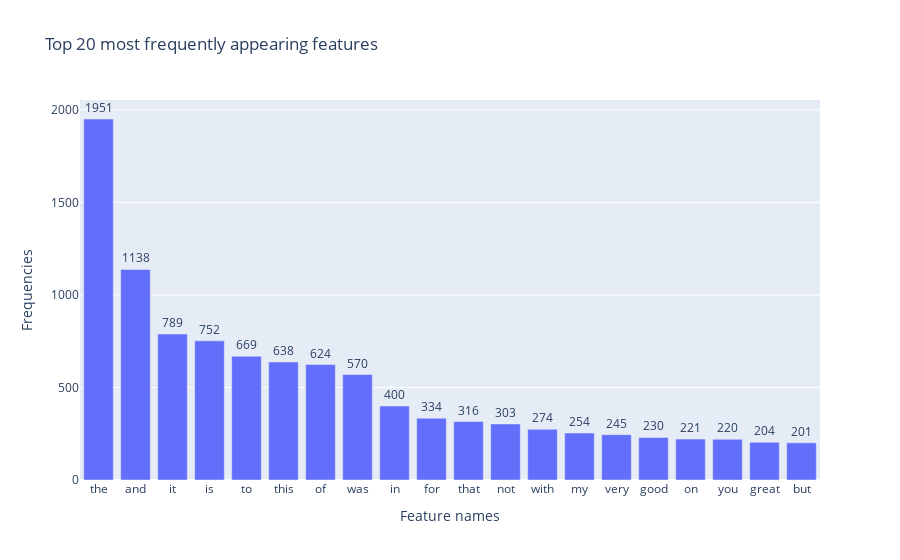

The notebook cell this image was saved under:
### Code cell
# Plot the distribution using top 20 most frequently appearing features.
px_x = count_vect.get_feature_names_out()[idx_list[0:20]]
px_y = term_frequencies[idx_list[0:20]]

fig = px.bar(
             x=px_x, y=px_y, 
             labels = {'x':'Feature names', 'y':'Frequencies'},
             title  = "Top 20 most frequently appearing features",
             category_orders = px_x)
fig.update_traces(texttemplate=list(px_y), textposition='outside')
fig.show()

### Figure 1 — Plotly figure (JSON) as saved in the notebook; plotly's stock layout.template omitted (floating-point values rounded to 4 significant figures)
{"data": [{"alignmentgroup": "True", "hovertemplate": "Feature names=%{x}<br>Frequencies=%{y}<extra></extra>", "legendgroup": "", "marker": {"color": "#636efa", "pattern": {"shape": ""}}, "name": "", "offsetgroup": "", "orientation": "v", "showlegend": false, "textposition": "outside", "texttemplate": ["1951", "1138", "789", "752", "669", "638", "624", "570", "400", "334", "316", "303", "274", "254", "245", "230", "221", "220", "204", "201"], "type": "bar", "x": ["the", "and", "it", "is", "to", "this", "of", "was", "in", "for", "that", "not", "with", "my", "very", "good", "on", "you", "great", "but"], "xaxis": "x", "y": [1951, 1138, 789, 752, 669, 638, 624, 570, 400, 334, 316, 303, 274, 254, 245, 230, 221, 220, 204, 201], "yaxis": "y"}], "layout": {"barmode": "relative", "legend": {"tracegroupgap": 0}, "title": {"text": "Top 20 most frequently appearing features"}, "xaxis": {"anchor": "y", "domain": [0, 1], "title": {"text": "Feature names"}}, "yaxis": {"anchor": "x", "domain": [0, 1], "title": {"text": "Frequencies"}}}}
